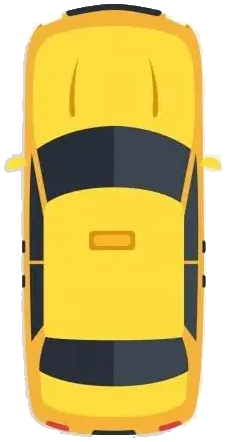
#> input picture assets/images/markers/driver_taxi.png, 226 x 442 px, given in place of taxi_3d_thumb.png, which was not available
$ python render_taxi_3d.py
#> lines starting #> are read from the running program, lines starting #| are printed output that depends on the picture; after the words box and inside, x2 and y2 are one past the last pixel; in counts of white or black regions, pixels touching at a corner belong together; pictures that were not available may be replaced by others from this repository, and a replacement may not be noted
"""Render textured rear taxi marker from 3D AI Studio GLB (software, no OpenGL)."""
from pathlib import Path

import numpy as np
import trimesh
from PIL import Image, ImageDraw, ImageFilter

root = Path(r'c:\Users\hp\StudioProjects\syriataxi\assets\images\markers')
glb_path = root / 'taxi_3d.glb'


# [13 lines left out: function look_at_matrix, not called in this run]


def process_studio_thumb():
    src = root / 'taxi_3d_thumb.png'
    img = Image.open(src).convert('RGBA')
#> img is the input picture: PIL image 226x442 RGBA; mean R, G, B, A 150.7, 130.2, 51.8, 194.7
    arr = np.array(img)
    rgb = arr[..., :3].astype(np.int16)
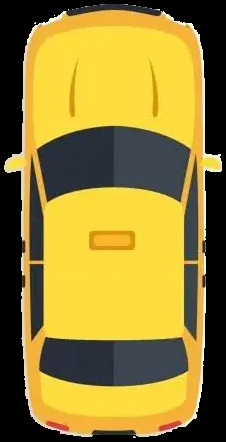
#> rgb: shape (442, 226, 3) int16; mean R, G, B 150.7, 130.2, 51.8
    mask = (rgb[..., 0] < 28) & (rgb[..., 1] < 28) & (rgb[..., 2] < 28)
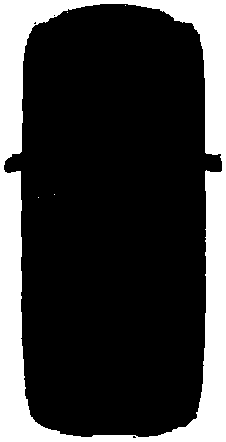
#> mask: shape (442, 226) bool; 23.6% white; 5 white regions (4 under 20 px), largest, box (x1, y1, x2, y2) and area: (0, 0, 226, 442) 23613
    arr[mask, 3] = 0
#> arr: shape (442, 226, 4); under 0.01% of pixels changed, all inside (x1, y1, x2, y2) = (38, 5, 126, 198)
    img = Image.fromarray(arr, 'RGBA')
    bbox = img.getbbox()
#> bbox = (4, 4, 222, 438)
    if bbox:
        img = img.crop(bbox)
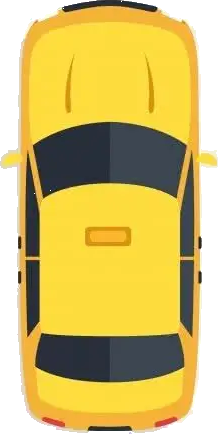
#> img: PIL image 218x434 RGBA; mean R, G, B, A 159.1, 137.5, 54.7, 205.6; transparent parts drawn white
    w, h = img.size
#> w = 218; h = 434
    side = int(max(w, h) * 1.32)
#> side = 572
    canvas = Image.new('RGBA', (side, side), (0, 0, 0, 0))
#> canvas: PIL image 572x572 RGBA; every value is 0
    s_arr = np.array(img)
    s_arr[..., :3] = 0
    s_arr[..., 3] = (s_arr[..., 3] * 0.30).astype(np.uint8)
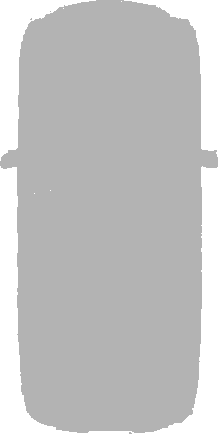
#> s_arr: shape (434, 218, 4); mean R, G, B, A 0, 0, 0, 61.3; transparent parts drawn white
    shadow = Image.fromarray(s_arr, 'RGBA').filter(ImageFilter.GaussianBlur(5))
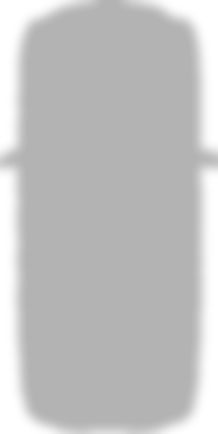
#> shadow: PIL image 218x434 RGBA; mean R, G, B, A 0, 0, 0, 61.2; transparent parts drawn white
    ox, oy = (side - w) // 2, (side - h) // 2
#> ox = 177; oy = 69
    canvas.paste(shadow, (ox + 3, oy + 7), shadow)
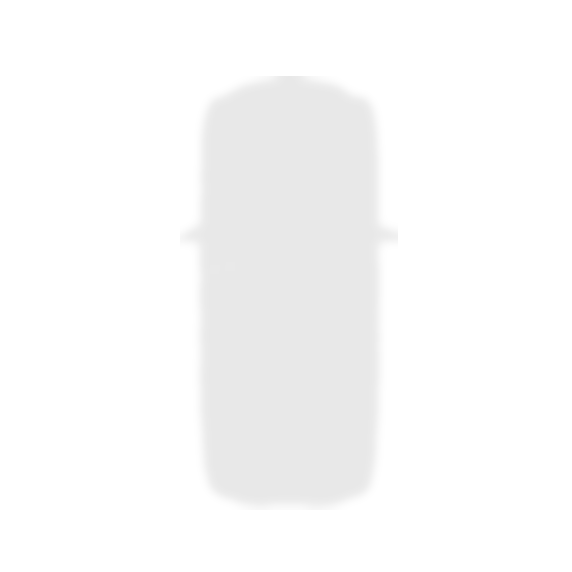
#> canvas: PIL image 572x572 RGBA; mean R, G, B, A 0, 0, 0, 5.1; transparent parts drawn white
    canvas.paste(img, (ox, oy), img)
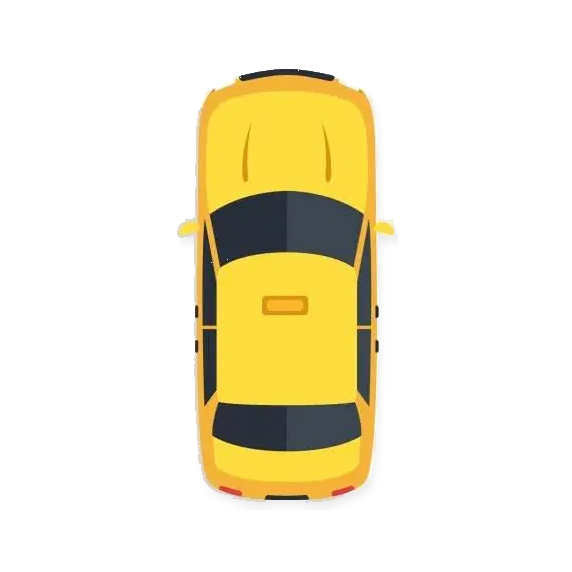
#> canvas: PIL image 572x572 RGBA; mean R, G, B, A 46, 39.8, 15.8, 59.6; transparent parts drawn white
    canvas = canvas.resize((256, 256), Image.Resampling.LANCZOS)
#> canvas: PIL image 256x256 RGBA
    out = root / 'taxi_3d_idle.png'
    canvas.save(out, 'PNG')
    print('idle', out)


# [78 lines left out: functions bake_vertex_colors, render_textured, not called in this run]


def main():
    process_studio_thumb()
    print('loading glb...')
    scene = trimesh.load(str(glb_path), force='scene')
    mesh = list(scene.geometry.values())[0]
    print('faces', len(mesh.faces), 'baking vertex colors...')
    vcol = bake_vertex_colors(mesh)
    print('vcol', vcol.shape, vcol.mean(axis=0))

    extents = mesh.bounds[1] - mesh.bounds[0]
    long_axis = int(np.argmax(extents))
    direction = np.eye(3)[long_axis]
    center = mesh.centroid
    dist = float(np.linalg.norm(extents)) * 1.15

    # Rear candidates along long axis
    candidates = {
        'taxi_3d_rear.png': center - direction * dist + np.array([0, 0, dist * 0.22]),
        'taxi_3d_rear_a.png': center + direction * dist + np.array([0, 0, dist * 0.22]),
        'taxi_3d_rear_34.png': (
            center
            - direction * dist * 0.92
            + np.eye(3)[(long_axis + 1) % 3] * dist * 0.28
            + np.array([0, 0, dist * 0.25])
        ),
    }
    for name, eye in candidates.items():
        render_textured(mesh, vcol, eye, root / name, face_stride=22)

    print('done')


if __name__ == '__main__':
    main()
#> (the call stopped at in main, `scene = trimesh.load(str(glb_path), force='scene')`: trimesh is not available in this run)
